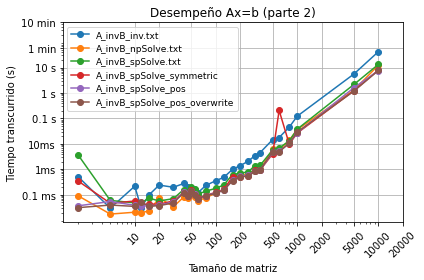

Recreate this plot in Python.
# -*- coding: utf-8 -*-
"""
Created on Fri Aug 14 12:30:51 2020

@author: pauli
"""
from time import perf_counter
import numpy as np
from scipy import linalg

# se crea la funcion de Laplacian Matrix
from numpy import float32
def laplaciana(N, d= float32):
    A=-(np.eye(N,k=-1,dtype=d))+2*(np.eye(N,dtype=d))+-(np.eye(N, k=+1,dtype=d))
    return A

# Tamaño de matrices
Nm= [2,5,10,12,15,20,30,40,45,50,55,60,75,100,125,160,200,250,300,350,500,600,800,1000,5000,10000]

Numcorridas=6

nombres=["A_invB_inv.txt","A_invB_npSolve.txt","A_invB_spSolve.txt","A_invB_spSolve_symmetric","A_invB_spSolve_pos","A_invB_spSolve_pos_overwrite"]
archivos=[open(nombre,"w") for nombre in nombres]

for N in Nm:
    dts=np.zeros((Numcorridas,len(archivos)))
    print (f"N={N}")
    
    
    #FORMA 1 
    for i in range (Numcorridas):
        # Se crea matriz laplaciana A y se crea un vector de unos:
        A=laplaciana(N)
        B=np.ones(N)
        t1=perf_counter()
        
        # Se invierte la matriz A y se multiplica por el vector B:
        A_inv=np.linalg.inv(A)
        A_invB=A_inv@B
        t2=perf_counter()
        dt=t2-t1
        
        # agregar al archivo en primera columna
        dts[i][0]=dt
        
        
        
    #FORMA2: A_invB_npSolve(A,B)
    # Se crea matriz laplaciana A:
        A=laplaciana(N)
        # Se crea un vector de unos:
        B=np.ones(N)
        t1=perf_counter()

        A_invB=np.linalg.solve(A,B)
        t2=perf_counter()
        dt=t2-t1
        
        # agregar al archivo en segunda columna
        dts[i][1]=dt
        
        
    #FORMA 3: A_invB_spSolve(A,B)
    # Se crea matriz y vector
        A=laplaciana(N)
        B=np.ones(N)
        t1=perf_counter()
        A_invB2=linalg.solve(A,B)
        t2=perf_counter()      
        dt=t2-t1
            
        # agregar al archivo en tercera columna:
        dts[i][2]=dt


    #FORMA 4: A_invB_spSolve_symmetric(A,B)
    # Se crea matriz y vector
        A=laplaciana(N)
        B=np.ones(N)
        t1=perf_counter()
        A_invB2=linalg.solve(A,B,sym_pos=True)
        t2=perf_counter()      
        dt=t2-t1
            
        # agregar al archivo en cuarta columna:
        dts[i][3]=dt
        
        
        
    #FORMA5: A_invB_spSolve_pos(A,B)
    # Se crea matriz y vector
        A=laplaciana(N)
        B=np.ones(N)
        t1=perf_counter()
        A_invB2=linalg.solve(A,B,assume_a="pos")
        t2=perf_counter()      
        dt=t2-t1
            
        # agregar al archivo en quinta columna:
        dts[i][4]=dt
         
        
        
    #FORMA6: A_invB_spSolve_pos_overwrite(A,B)
    # Se crea matriz y vector
        A=laplaciana(N)
        B=np.ones(N)
        t1=perf_counter()
        A_invB2=linalg.solve(A,B,assume_a="pos",overwrite_a=True)
        t2=perf_counter()      
        dt=t2-t1
            
        # agregar al archivo en sexta columna:
        dts[i][5]=dt
        

    print ("dts: ", dts)
    
    # Se calcula el promedio de los tiempos:
    dts_mean=[]
    for j in range(len(archivos)):
        dts_mean.append(np.mean(dts[:,j]))
        
    print("dts_mean: ", dts_mean)
        
    
    # Se agregan los resultados al archivo de texto:
    for j in range(len(archivos)):
        archivos[j].write(f"{N} {dts_mean[j]}\n")
        archivos[j].flush()
        
[archivo.close()for archivo in archivos]



# GRAFICAR EL DESEMPEÑO:
import matplotlib.pyplot as plt

plt.figure()

def graficar(Nombres):
    # Eje y de tiempo transcurrido:
    yticks=[0.0001,0.001,0.01,0.1,1,10,60,600]
    yticks_text=["0.1 ms","1ms","10ms","0.1 s","1 s","10 s", "1 min", "10 min"]
    
    # Eje x tamaño de matriz:
    xticks=[10,20,50,100,200,500,1000,2000,5000,10000,20000]
    xticks_text=["10","20","50","100","200","500","1000","2000","5000","10000","20000"]
  
    plt.figure()
    
    for nombre in nombres:
        data=np.loadtxt(nombre)
        Nm=data[:,0]
        dts=data[:,1]
        
        print("Ns: ", Nm)
        print ("dts: ", dts)
        
        plt.loglog(Nm,dts.T,"-o", label=nombre)
        plt.ylabel("Tiempo transcurrido (s)")
        plt.xlabel("Tamaño de matriz")
        plt.grid(True)
        plt.title("Desempeño Ax=b (parte 2)")
        
        plt.xticks(xticks,xticks_text, rotation=45)
        plt.yticks(yticks, yticks_text)
        
    plt.tight_layout()
    plt.legend(loc=2,prop={'size': 9})  
    plt.show()
      
    
nombres=["A_invB_inv.txt","A_invB_npSolve.txt","A_invB_spSolve.txt","A_invB_spSolve_symmetric","A_invB_spSolve_pos","A_invB_spSolve_pos_overwrite"]


graficar(nombres) 
